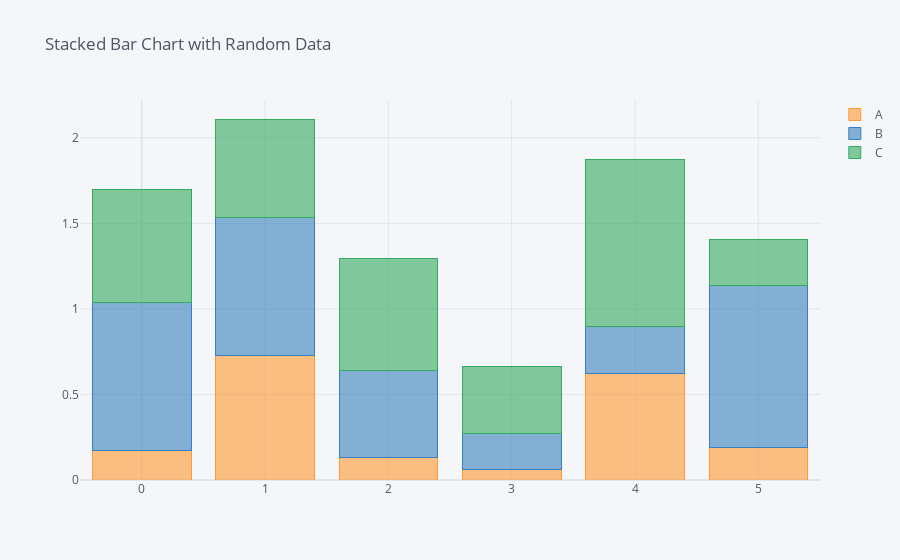

The code cell stored with this chart in its notebook:
### Code cell
df = pd.DataFrame(np.random.rand(6, 3), columns=['A', 'B', 'C'])
df.iplot(kind='bar', barmode='stack', title='Stacked Bar Chart with Random Data')

### Figure 1 — Plotly figure (JSON) as saved in the notebook; plotly's stock layout.template omitted (floating-point values rounded to 4 significant figures)
{"data": [{"name": "A", "text": "", "y": [0.1729, 0.7276, 0.1312, 0.06088, 0.6198, 0.1877], "marker": {"color": "rgba(255, 153, 51, 0.6)", "line": {"color": "rgba(255, 153, 51, 1.0)", "width": 1}}, "x": [0, 1, 2, 3, 4, 5], "type": "bar", "orientation": "v"}, {"name": "B", "text": "", "y": [0.8669, 0.8063, 0.5109, 0.2136, 0.275, 0.9486], "marker": {"color": "rgba(55, 128, 191, 0.6)", "line": {"color": "rgba(55, 128, 191, 1.0)", "width": 1}}, "x": [0, 1, 2, 3, 4, 5], "type": "bar", "orientation": "v"}, {"name": "C", "text": "", "y": [0.6588, 0.5759, 0.6523, 0.391, 0.9776, 0.2675], "marker": {"color": "rgba(50, 171, 96, 0.6)", "line": {"color": "rgba(50, 171, 96, 1.0)", "width": 1}}, "x": [0, 1, 2, 3, 4, 5], "type": "bar", "orientation": "v"}], "layout": {"xaxis": {"tickfont": {"color": "#4D5663"}, "zerolinecolor": "#E1E5ED", "title": {"text": "", "font": {"color": "#4D5663"}}, "gridcolor": "#E1E5ED", "showgrid": true}, "title": {"text": "Stacked Bar Chart with Random Data", "font": {"color": "#4D5663"}}, "paper_bgcolor": "#F5F6F9", "plot_bgcolor": "#F5F6F9", "yaxis": {"tickfont": {"color": "#4D5663"}, "zerolinecolor": "#E1E5ED", "title": {"text": "", "font": {"color": "#4D5663"}}, "gridcolor": "#E1E5ED", "showgrid": true}, "barmode": "stack", "legend": {"bgcolor": "#F5F6F9", "font": {"color": "#4D5663"}, "traceorder": "normal"}}}
